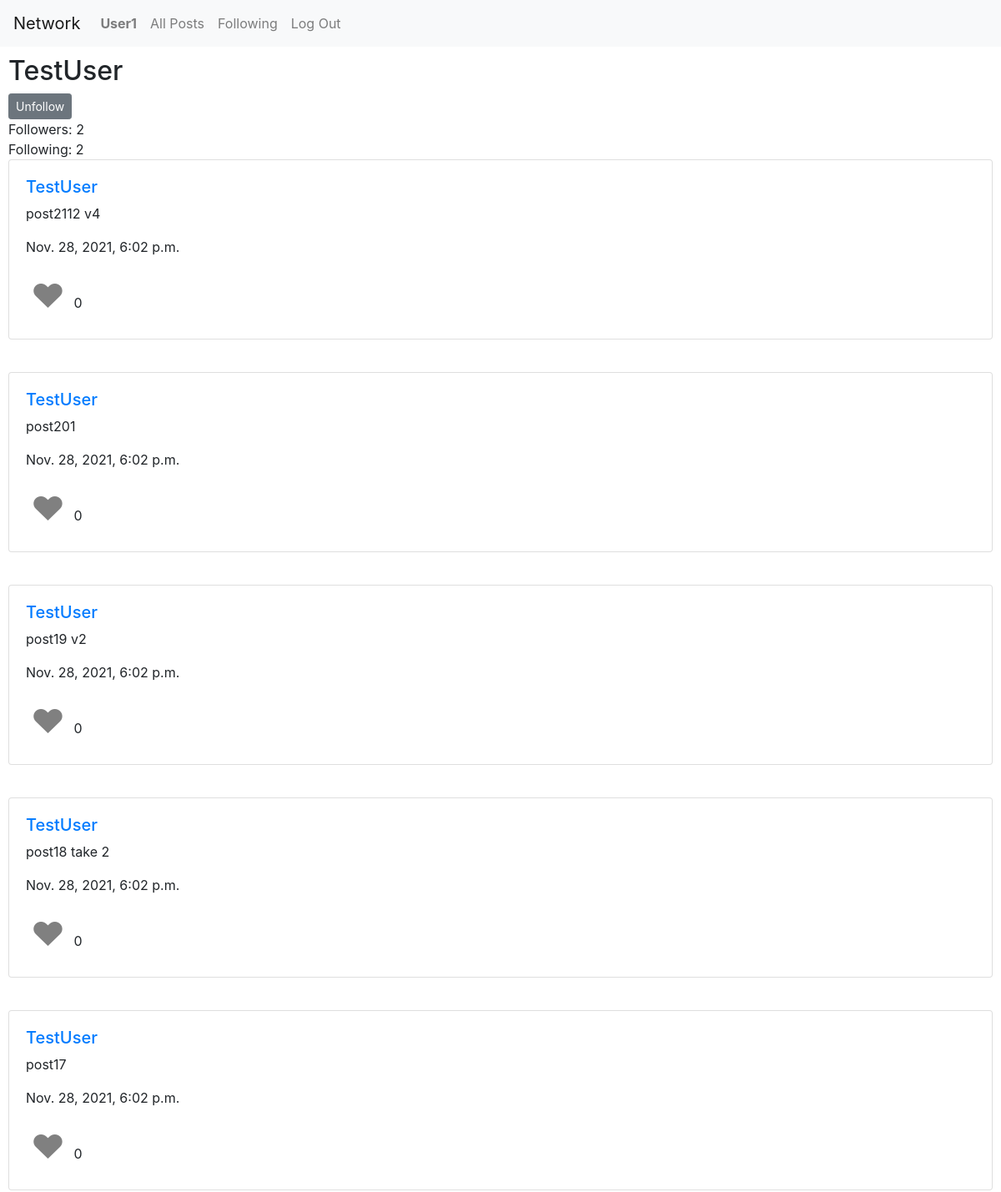
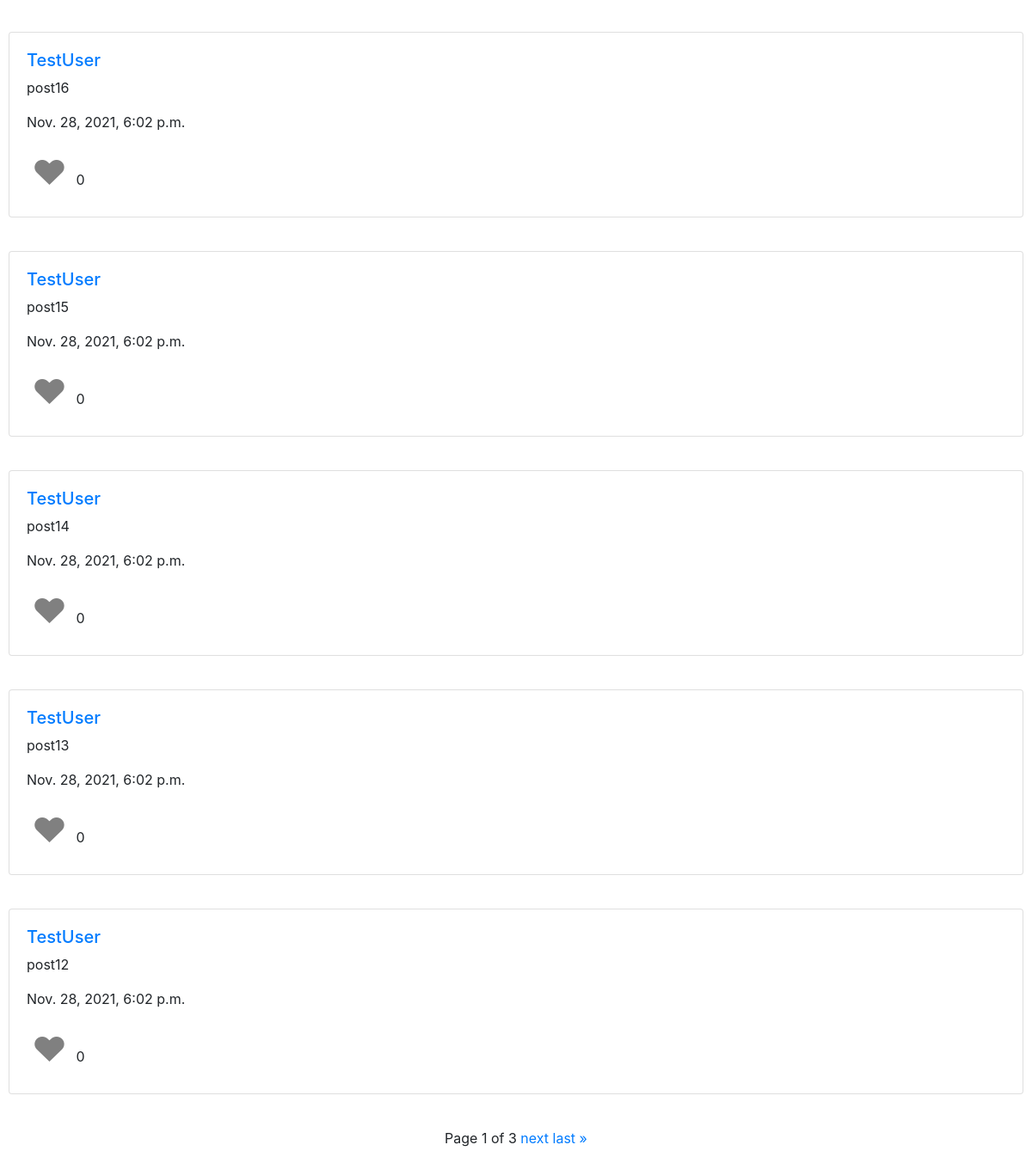
Page /profile/TestUser (signed in) on the earlier database version (2 pictures, top to bottom).
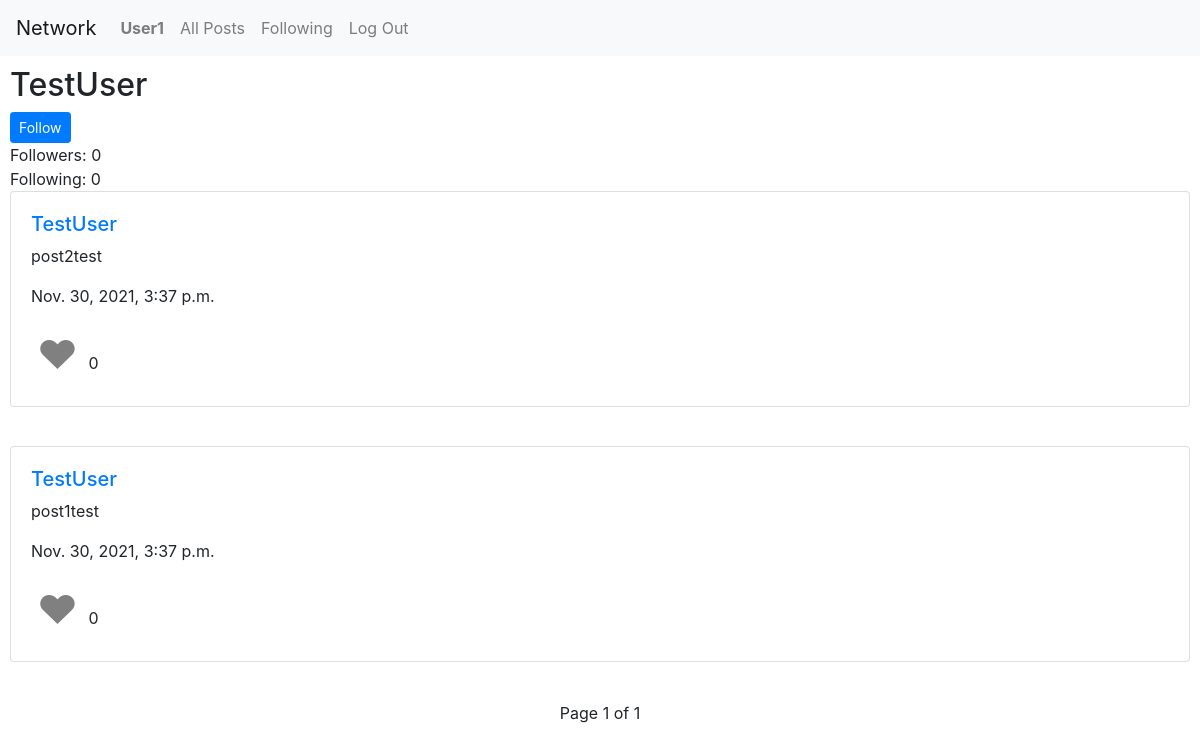
Same page on the later database version.
### network/models.py (models this page shows, shortened)
class Post(models.Model):
    user = models.ForeignKey(User, on_delete=models.CASCADE, related_name="posts")
    created = models.DateTimeField(auto_now_add=True)
    post = models.CharField(max_length=280)

class User(AbstractUser):
    pass

### network/views.py (the view)
# urls.py: path("profile/<str:username>", views.profile, name="profile"),
@login_required(login_url=reverse_lazy("login"))
def profile(request, username):
    following = None
    user = User.objects.get(username = username)
    followers_count = user.followers.count()
    following_count = user.following.count()
    request_user = request.user == user
    user_posts = Post.objects.all().filter(user = user).order_by("-created").all()
    paginator = Paginator(user_posts, 10)
    page_number = request.GET.get('page')
    page_obj = paginator.get_page(page_number)
    user_liked_posts = Likes.objects.filter(liked_by = request.user)
    user_liked_posts_unpacked = set()
    for post in user_liked_posts:
        user_liked_posts_unpacked.add(post.post)
    if request.method == "POST":
        if request.POST['action'] == 'Follow':
            profile = Profile(follower = request.user, following = user)
            profile.save()
            followers_count = user.followers.count()
            following = True
        elif request.POST['action'] == 'Unfollow':
            Profile.objects.filter(follower = request.user, following = user).delete()
            followers_count = user.followers.count()
            following = False
        return render(request, "network/profile.html", {
            "username": user.username,
            "followers_count": followers_count,
            "following_count": following_count,
            "request_user": request_user,
            "user_posts": page_obj,
            "following": following,
            "user_liked_posts": user_liked_posts_unpacked
        })
    else:
        if (not request_user and not Profile.objects.filter(follower = request.user, following = user)):
            following = False
        else:
            following = True
        return render(request, "network/profile.html", {
            "username": user.username,
            "followers_count": followers_count,
            "following_count": following_count,
            "request_user": request_user,
            "user_posts": page_obj,
            "following": following,
            "user_liked_posts": user_liked_posts_unpacked
        })

### network/templates/network/profile.html (shortened to what this page needs)
{% extends "network/layout.html" %}
{% load static %}
{% block body %}
    <h2>{{ username }}</h2>
    {% if user.is_authenticated %}
        {% if not request_user %}
            {% if following %}
            <form action="{% url 'profile' username %}" method="post">
                <input class="btn btn-secondary btn-sm" type="submit" name="action" value="Unfollow">
            </form>
            {% else %}
                <form action="{% url 'profile' username %}" method="post">
                    <input class="btn btn-primary btn-sm" type="submit" name="action" value="Follow">
                </form>
            {% endif %}
        {% endif %}
    {% endif %}
    <div><span>Followers: {{ followers_count }}</span>
    <div><span>Following: {{ following_count }}</span>
    {% for post in user_posts %}
        <div class="card post">
            <div class="card-body">
                <div class="row">
                    <div class="col-12">
                        <h5><a href="/profile/{{post.user}}">{{post.user}}</a></h5>
                        <p id="profilePost{{post.id}}">{{post.post}}</p>
                        <p>{{post.created}}</p>
                        {% if post in user_liked_posts %}
                            <button class="heart red_heart" onclick="like(this, '{{ user }}', '{{ post.id }}')" id="{{post.user}}{{post.id}}">&hearts;</button>
                        {% else %}
                            <button class="heart" onclick="like(this, '{{ user }}', '{{ post.id }}')" id="{{post.user}}{{post.id}}">&hearts;</button>
                        {% endif %}
                        <span id="like{{post.id}}">{{post.likes.count}}</span>
                    </div>
                </div>
            </div>
        </div>
        <br>
    {% endfor %}
    <div class="pagination">
        <span class="step-links">
            <span class="current">
                Page {{ user_posts.number }} of {{ user_posts.paginator.num_pages }}
            </span>
            {% if user_posts.has_next %}
                <a href="?page={{ user_posts.next_page_number }}">next</a>
                <a href="?page={{ user_posts.paginator.num_pages }}">last &raquo;</a>
            {% endif %}
        </span>
    </div>
{% endblock %}

Differences in the rows shown:
removed Post: user "TestUser", post "post2112 v4", created "Nov. 28, 2021, 6:02 p.m.", likes.count "0"
removed Post: user "TestUser", post "post201", created "Nov. 28, 2021, 6:02 p.m.", likes.count "0"
removed Post: user "TestUser", post "post19 v2", created "Nov. 28, 2021, 6:02 p.m.", likes.count "0"
removed Post: user "TestUser", post "post18 take 2", created "Nov. 28, 2021, 6:02 p.m.", likes.count "0"
removed Post: user "TestUser", post "post17", created "Nov. 28, 2021, 6:02 p.m.", likes.count "0"
removed Post: user "TestUser", post "post16", created "Nov. 28, 2021, 6:02 p.m.", likes.count "0"
removed Post: user "TestUser", post "post15", created "Nov. 28, 2021, 6:02 p.m.", likes.count "0"
removed Post: user "TestUser", post "post14", created "Nov. 28, 2021, 6:02 p.m.", likes.count "0"
removed Post: user "TestUser", post "post13", created "Nov. 28, 2021, 6:02 p.m.", likes.count "0"
removed Post: user "TestUser", post "post12", created "Nov. 28, 2021, 6:02 p.m.", likes.count "0"
now on this page (row edited): Post: user "TestUser", post "post2test", created "Nov. 30, 2021, 3:37 p.m.", likes.count "0"
now on this page (row edited): Post: user "TestUser", post "post1test", created "Nov. 30, 2021, 3:37 p.m.", likes.count "0"
Other differences:
form field action: (not shown) → "Follow"
{{ followers_count }}: "2" → "0"
{{ following_count }}: "2" → "0"
{{ user_posts.paginator.num_pages }}: "3" → "1"
form field action: "Unfollow" → (not shown)
text no longer shown: "next last »"
